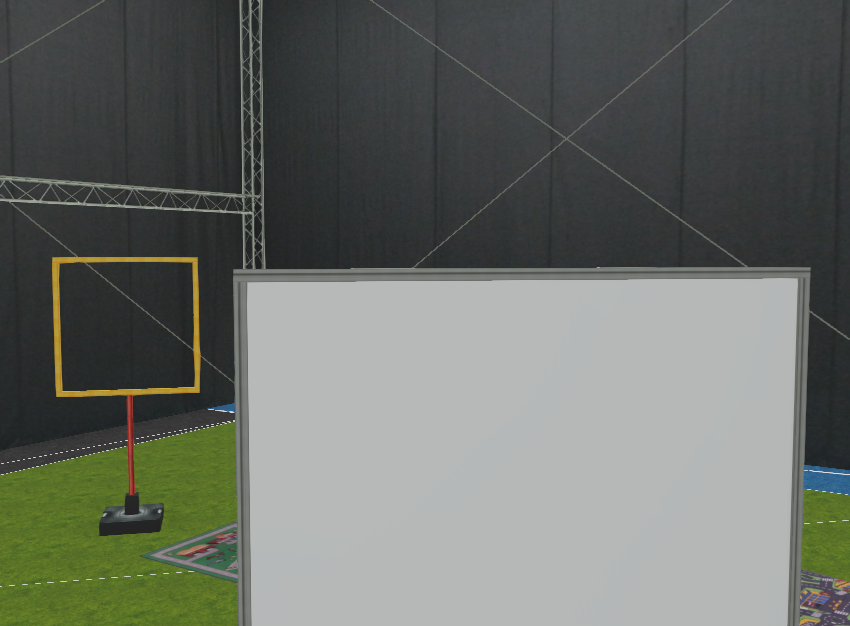
#> input picture scripts/gateFinder/Gate2.png, 850 x 626 px
$ python test.py
#> lines starting #> are read from the running program, lines starting #| are printed output that depends on the picture; after the words box and inside, x2 and y2 are one past the last pixel; in counts of white or black regions, pixels touching at a corner belong together

import numpy as np
import cv2 as cv


im = cv.imread('Gate2.png' ) #Loads the image
#> im is the input picture: shape (626, 850, 3); mean B, G, R 102.8, 109.4, 105.1
hsv = cv.cvtColor(im, cv.COLOR_BGR2HSV) #Changes the formatting to HSV
#> hsv: shape (626, 850, 3); mean H, S, V 82.2, 25.4, 110.4
orangeLower = np.array([22,100,100])
orangeUpper = np.array([25,255,255])
mask = cv.inRange(hsv,orangeLower, orangeUpper)# Isolates the color Orange
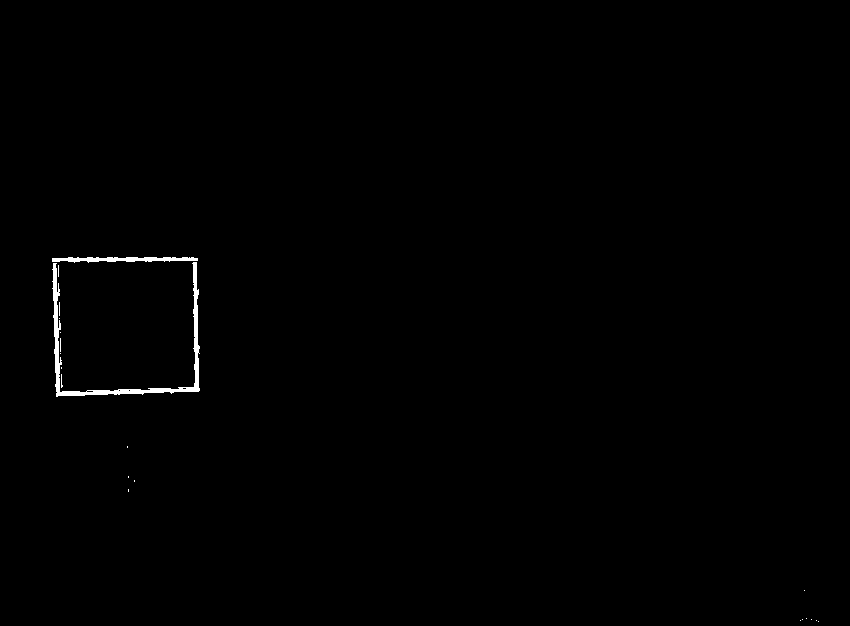
#> mask: shape (626, 850); 0.45% white; 21 white regions (19 under 20 px)
blur_mask = cv.blur(mask, (5,5))# Smooths the color mask


contours, hierarchy = cv.findContours(blur_mask, cv.RETR_EXTERNAL, cv.CHAIN_APPROX_SIMPLE ) # Finds the edges of each orange shape, but only external shapes
#> contours = 7 contours, 1 with area under 20; largest, box (x1, y1, x2, y2) and area: (50, 255, 202, 399) 20648, (798, 616, 821, 624) 95, (126, 487, 131, 494) 24, (132, 478, 137, 484) 20, (126, 474, 131, 480) 20, (125, 444, 130, 450) 20

for i in contours: #Goes over each shape found in the last function
    aprox =cv.approxPolyDP(i,8,True) #Aproximates the shape using fancy math, magic or something just as powerful
    if len(aprox) == 4: # In the future, make sure the 4 corners form a square ( the corners are not perfect, so not as easy as it seems)
        center = [(aprox[3][0][0] + aprox[0][0][0])//2, (aprox[2][0][1] + aprox[0][0][1])//2] # Seems like the corners are in some sort of order, so the specific numbers reflect that
#> this loop made 7 passes
#> (aprox, center) on pass 7: ([[50, 256], [54, 398], [201, 392], [199, 256]], [124, 324])
#> i on passes 2 to 6: [[802, 588], [802, 592], [806, 592], [806, 588]], [[126, 487], [126, 493], [130, 493], [130, 487]], [[132, 478], [132, 483], [136, 483], [136, 478]], [[126, 474], [126, 479], [130, 479], [130, 474]], [[125, 444], [125, 449], [129, 449], [129, 444]]

print(center) #What we want - the rest of the code should proceed to use this coordinates to change speed in the y and z axis of the drone, aligning it to the gate
#| [124, 324]

$ run again, with scripts/gateFinder/gate1.png copied over scripts/gateFinder/Gate2.png
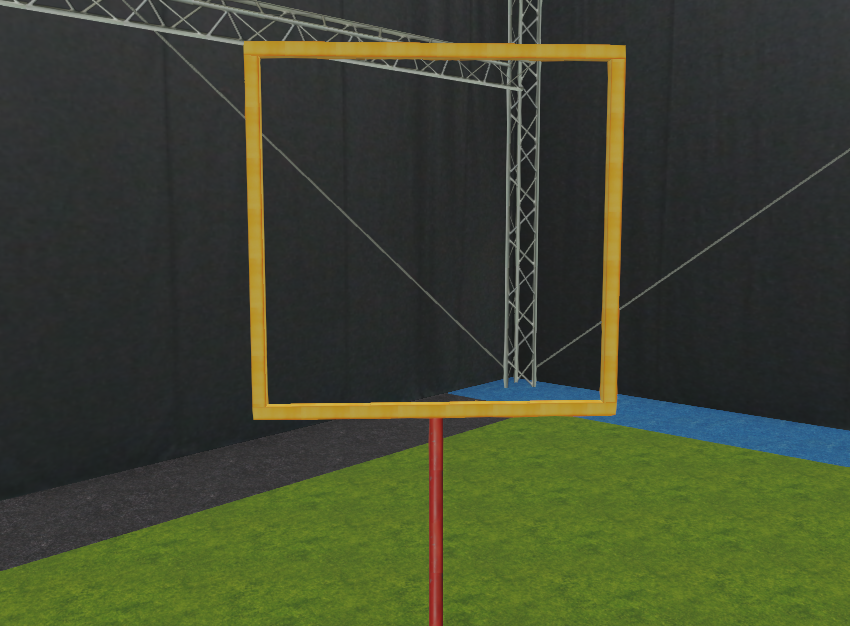
#> input picture scripts/gateFinder/gate1.png, 850 x 626 px
#> im is the input picture: shape (626, 850, 3); mean B, G, R 47.3, 69.5, 62.8
#> hsv: shape (626, 850, 3); mean H, S, V 72.8, 65.9, 72.7
#> `mask = cv.inRange(hsv,orangeLower, orangeUpper)# Isolates the color Or..`:
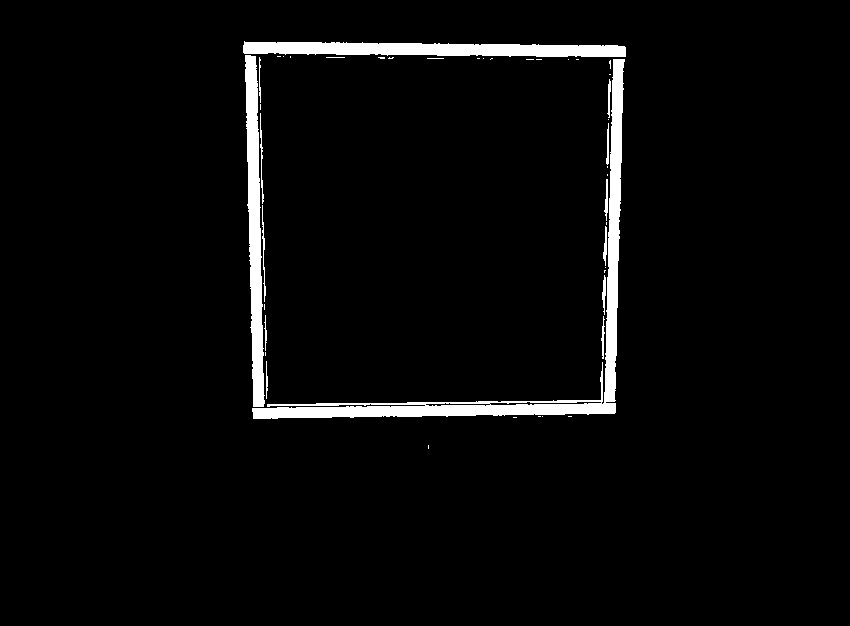
#> mask: shape (626, 850); 3.4% white; 44 white regions (30 under 20 px)
#> contours = 2 contours; box (x1, y1, x2, y2) and area: (241, 39, 628, 421) 140653, (426, 443, 431, 451) 28
#> the loop `for i in contours:` made 2 passes
#> (aprox, center) on pass 2: ([[242, 39], [251, 420], [616, 415], [627, 45]], [434, 227])
#| [434, 227]

$ run again, with scripts/gateFinder/gate3.png copied over scripts/gateFinder/Gate2.png
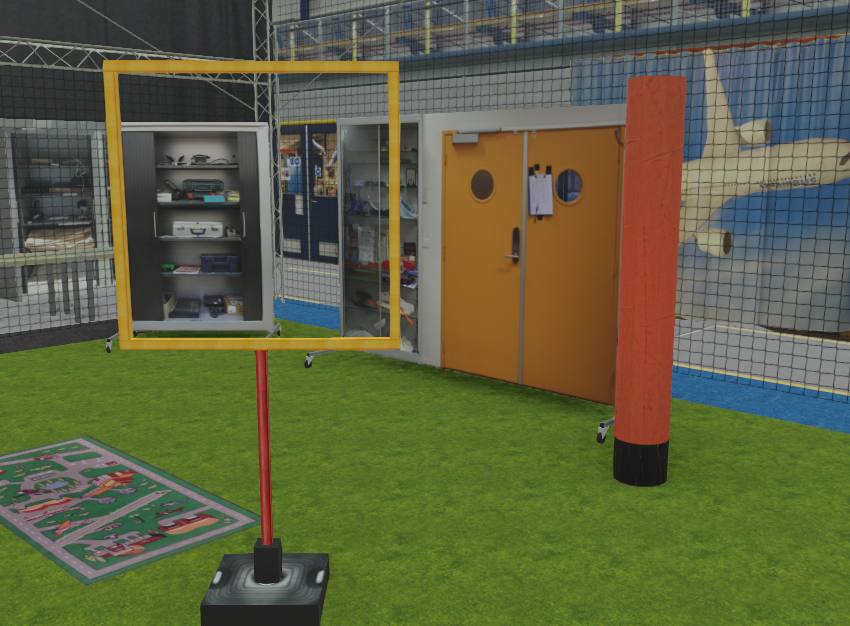
#> input picture scripts/gateFinder/gate3.png, 850 x 626 px
#> im is the input picture: shape (626, 850, 3); mean B, G, R 65.3, 97.5, 94.7
#> hsv: shape (626, 850, 3); mean H, S, V 53.8, 103.1, 108.6
#> `mask = cv.inRange(hsv,orangeLower, orangeUpper)# Isolates the color Or..`:
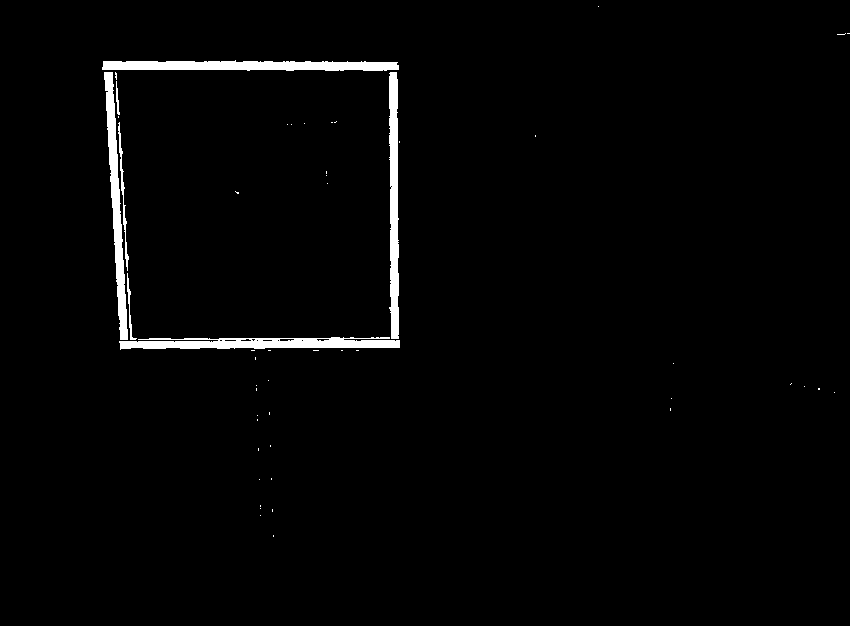
#> mask: shape (626, 850); 1.9% white; 51 white regions (44 under 20 px)
#> contours = 24 contours, 8 with area under 20; largest, box (x1, y1, x2, y2) and area: (100, 58, 402, 353) 84122, (835, 31, 850, 37) 60, (255, 413, 260, 423) 36, (254, 383, 259, 393) 36, (258, 503, 263, 511) 28
#> the loop `for i in contours:` made 24 passes
#> (aprox, center) on pass 22: ([[101, 59], [118, 351], [401, 349], [399, 60]], [250, 204])
#| [250, 204]
